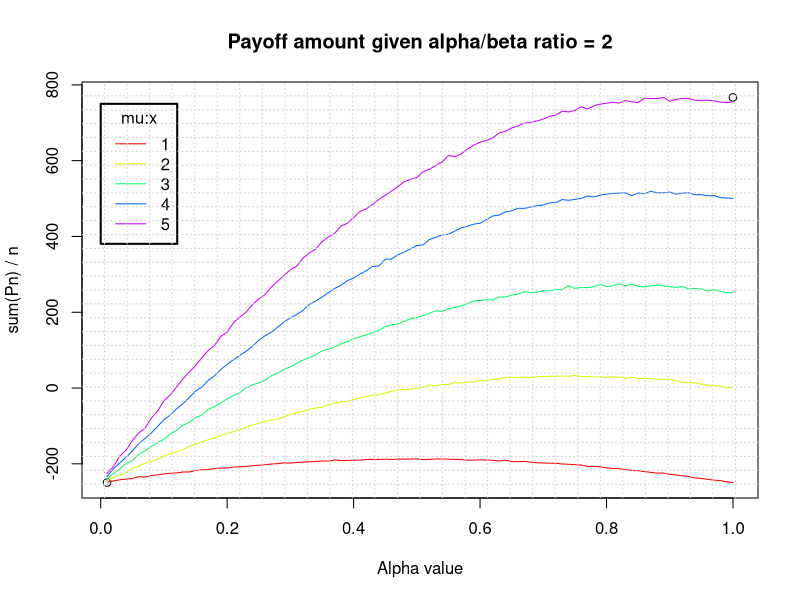

Write R code to recreate this figure.
#tests different values of alpha and beta, keeping the ratio at 1
#graphs across different ratios of mu to x

#initialize empty data frame
payoffs <- data.frame()

n <- 10^4
c <- 250
x <- 500

#two for loops: one for mu, and one for alpha(/beta)
for(m in 1:5)
{
  mu <- m * x
  #print(sprintf("mu: %d", mu))
  #print(sprintf("mu/x: %d", mu/x))
  for(a in 1:100)
  {
    alpha_mean <- a / 100
    beta_mean <- alpha_mean / 2
    #print(sprintf("alpha_mean: %f beta_mean: %f", alpha_mean, beta_mean))
    alpha <- rnorm(n, mean=alpha_mean, sd=0.1)
    beta <- rnorm(n, mean=beta_mean, sd=0.1)
    Pn <- alpha * (1 - beta) * mu - beta * x - c
    #print(sum(Pn) / n)
    #initialize new row, add it to data frame
    new_row <- c(alpha_mean, sum(Pn) / n, m)
    payoffs <- rbind(payoffs, new_row)
  }
}

#rename columns of frame for clarity
names(payoffs) <- c("alpha_value", "avg_value", "mu_value")

#sets up plot
num_plots <- max(payoffs$mu_value)
xrange <- range(payoffs$alpha_value)
yrange <- range(payoffs$avg_value)
colors <- rainbow(num_plots)
plot(xrange, yrange, xlab="Alpha value",
     ylab="sum(Pn) / n" ) 
title("Payoff amount given alpha/beta ratio = 2")

#plots points and connects them with lines
for(i in 1:num_plots)
{
  plot <- subset(payoffs, mu_value==i)
  lines(plot$alpha_value, plot$avg_value, col=colors[i])
}

#creates legend and grid
legend(0,750, 1:num_plots, lty=c(1, 1, 1, 1, 1), col=colors, title="mu:x", box.lwd=2)
grid(nx = 30, ny = 30, col = "lightgray", lty = "dotted",
     lwd = par("lwd"), equilogs = TRUE)
